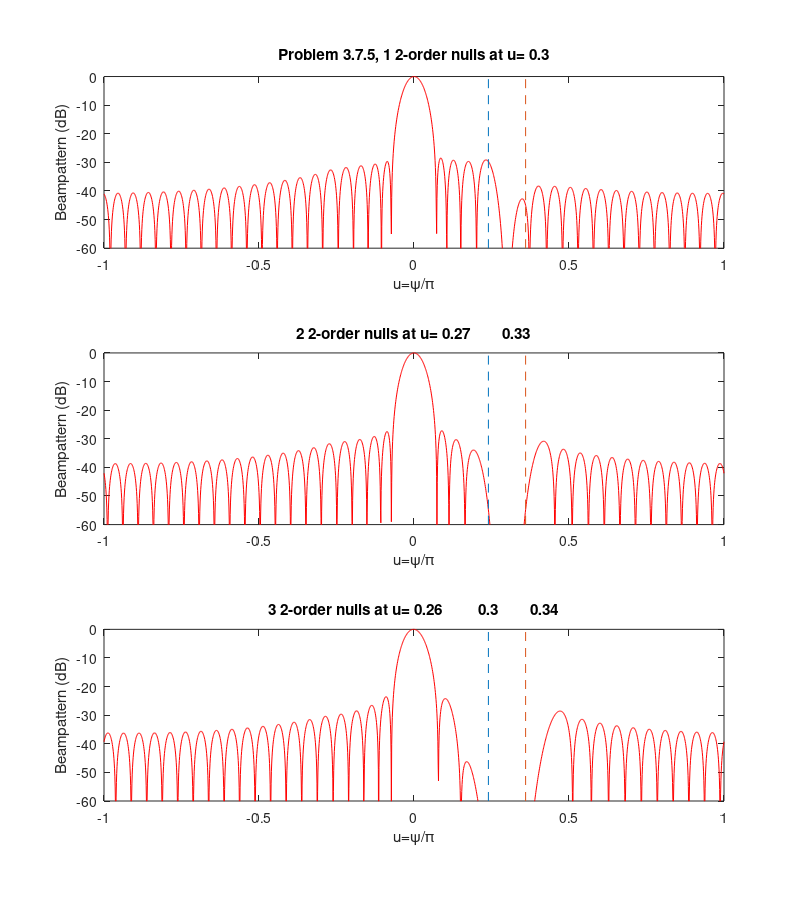

Source code (MATLAB):
%%%%%%%%%%%%%%%%%%%%%%%%%%%%%%%%
% problem 3.7.5
% K. Bell 10/19/99
% Updated 9/28/00 by K. Bell
%%%%%%%%%%%%%%%%%%%%%%%%%%%%%%%%

N=41;
nbar = 6;
SL = -30;
m=N-1;
d=0.5;

D = d*[-(N-1)/2:1:(N-1)/2].';

u = [-1:0.001:1];

v = exp(j*2*pi*D*u);
nu = length(u);

wn = zeros(N,3);


% villeneuve weights

R = 10^(-SL/20);
x0 = cosh(acosh(R)/m);
cc=cos((2*[1:1:floor((N-1)/2)]-1)*0.5*pi/(N-1)).';   % Dolph-chebychev roots
udc = acos(cc/x0)/(pi*d);

if rem(N,2)==0                   % N even
   uu = [1:1:(N/2)-1].'/(N*d)    % uniform roots
   u_nbar = udc(nbar);       % u_nbar Chebychev
   sigma = nbar/(N*d*u_nbar);
   udcmod = udc*sigma;           % modified Chebychev
   uz = [udcmod(1:nbar-1);uu(nbar:(N/2)-1)];
   ut = [uz;-uz;-1];
else                             % Nodd
   uu = [1:1:(N-1)/2].'/(N*d);   % uniform roots
   u_nbar = udc(nbar) ;      % u_nbar Chebychev
   sigma = nbar/(N*d*u_nbar);
   udcmod = udc*sigma;           % modified Chebychev
   uz = [udcmod(1:nbar-1);uu(nbar:(N-1)/2)];
   ut = [uz;-uz];
end

wv = poly(exp(j*2*pi*d*ut)).';
wv = wv/sum(wv);


% 0 order
%order = 0;
%null1 = [0.24 0.3 0.36];
%C1 = exp(j*2*pi*D*null1);
%PC1 = eye(N) - C1*inv(C1'*C1)*C1';

%null2 = [0.24 0.27 0.3 0.33 0.36];
%C2 = exp(j*2*pi*D*null2);
%PC2 = eye(N) - C2*inv(C2'*C2)*C2';

%null3 =[0.24 0.26 0.28 0.3 0.32 0.34 0.36];
%C3 = exp(j*2*pi*D*null3);
%PC3 = eye(N) - C3*inv(C3'*C3)*C3';

% 0 and 1 order
%order = 1;
%null1 = 0.3;
%C1 = [exp(j*2*pi*D*null1)  j*2*pi*D.*exp(j*2*pi*D*null1)] ;
%PC1 = eye(N) - C1*inv(C1'*C1)*C1';

%null2 = [0.27 0.33];
%C2 = [exp(j*2*pi*D*null2)  j*2*pi*D*[1 1].*exp(j*2*pi*D*null2)] ;
%PC2 = eye(N) - C2*inv(C2'*C2)*C2';

%null3 = [0.26 0.3 0.34];
%C3 = [exp(j*2*pi*D*null3)  j*2*pi*D*[1 1 1].*exp(j*2*pi*D*null3)] ;
%PC3 = eye(N) - C3*inv(C3'*C3)*C3';

% 0, 1, and 2 order
order = 2;
null1 = 0.3;
C1 = [exp(j*2*pi*D*null1)  j*2*pi*D.*exp(j*2*pi*D*null1) ((j*2*pi*D).^2).*exp(j*2*pi*D*null1)] ;
PC1 = eye(N) - C1*inv(C1'*C1)*C1';

null2 = [0.27 0.33];
C2 = [exp(j*2*pi*D*null2)  j*2*pi*D*[1 1].*exp(j*2*pi*D*null2)...
   ((j*2*pi*D*[1 1]).^2).*exp(j*2*pi*D*null2)] ;
PC2 = eye(N) - C2*inv(C2'*C2)*C2';

null3 = [0.26 0.3 0.34];
C3 = [exp(j*2*pi*D*null3)  j*2*pi*D*[1 1 1].*exp(j*2*pi*D*null3) ...
((j*2*pi*D*[1 1 1]).^2).*exp(j*2*pi*D*null3)] ;
PC3 = eye(N) - C3*inv(C3'*C3)*C3';

w(:,1) = PC1*wv;
w(:,1) = w(:,1)/sum(w(:,1));

w(:,2) = PC2*wv;
w(:,2) = w(:,2)/sum(w(:,2));

w(:,3) = PC3*wv;
w(:,3) = w(:,3)/sum(w(:,3));

for qq=1:3
   Bw = w(:,qq)'*v;
   figure(1)
   subplot(3,1,qq)
   plot(u,10*log10(abs(Bw).^2),'r')
   hold on
   plot([0.24 0.24],[-60 0],'--')
   plot([0.36 0.36],[-60 0],'--')
   hold off
   xlabel('u=\psi/\pi')
   ylabel('Beampattern (dB)')
   set(gca,'YTick',[-60:10:0])   
   if qq ==1
      title(['Problem 3.7.5, ' int2str(length(null1)) ' ' int2str(order) '-order nulls at u= ' num2str(null1)])
   elseif qq==2
      title([int2str(length(null2)) ' ' int2str(order) '-order nulls at u= ' num2str(null2)])
   else
      title([int2str(length(null3)) ' ' int2str(order) '-order nulls at u= ' num2str(null3)])
   end
   axis([-1 1 -60 0])
   
end
set(gcf,'Paperposition',[0.25 1 8 9])
